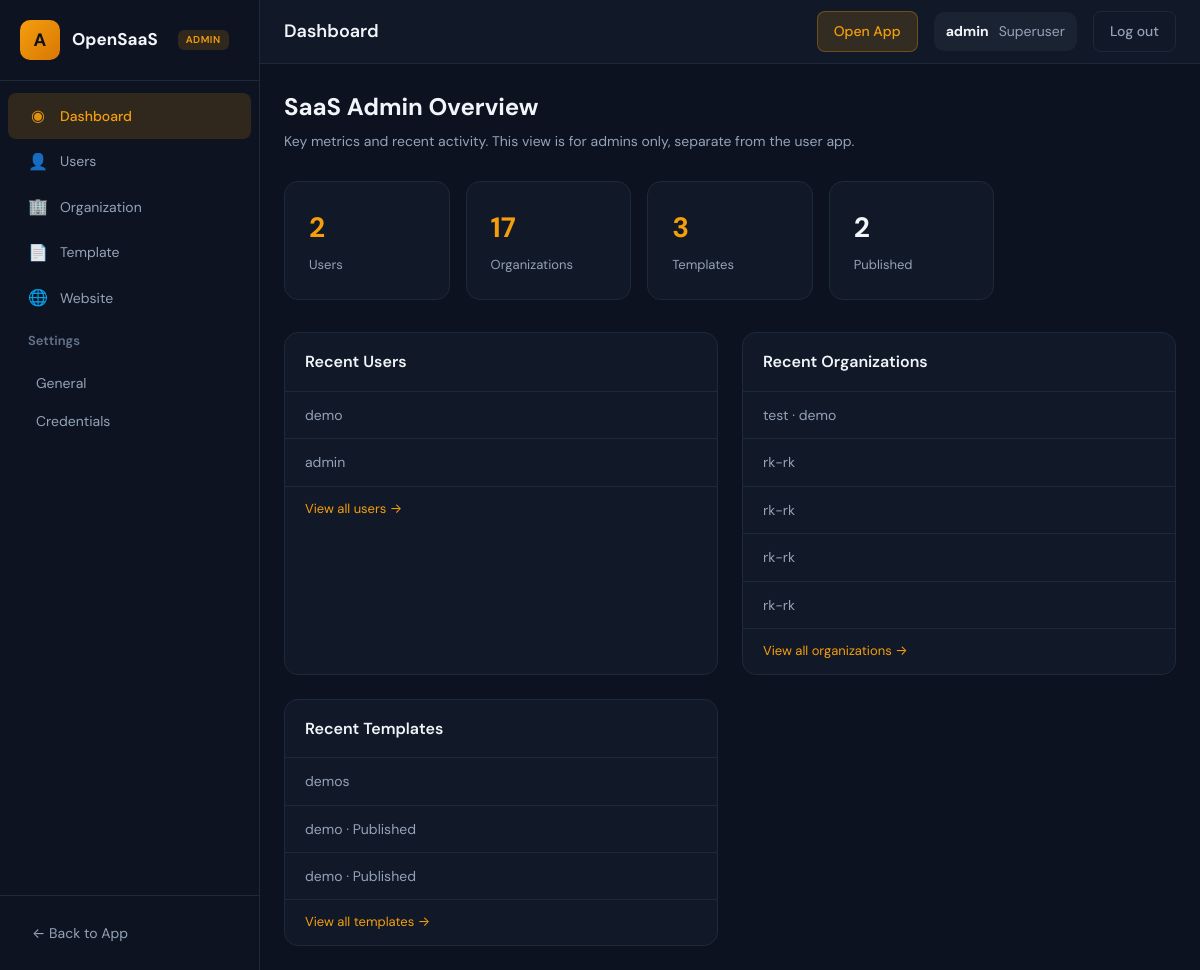
/admin_app/ (signed in), run on the app's committed database.
### organization/models.py (models this page shows, shortened)
class Organization(models.Model):
    name = models.CharField(max_length=100)
    deployment_template_id = models.ForeignKey(DeploymentTemplate, on_delete=models.SET_NULL, null=True, blank=True)
    default_domain = models.CharField(max_length=100, null=True, blank=True)
    project_id = models.ForeignKey(Project, on_delete=models.CASCADE, null=True, blank=True)
    created_by = models.ForeignKey(
        settings.AUTH_USER_MODEL,
        on_delete=models.SET_NULL,
        null=True,
        blank=True,
        related_name='created_organizations',
    )

### admin_app/models.py (models this page shows, shortened)
class DeploymentTemplate(models.Model):
    name = models.CharField(max_length=255)
    description = models.TextField()
    created_at = models.DateTimeField(auto_now_add=True)
    updated_at = models.DateTimeField(auto_now=True)
    published = models.BooleanField(default=False)
    project_id = models.ForeignKey(Project, on_delete=models.CASCADE, null=True, blank=True)
    default_domain = models.CharField(max_length=100, null=True, blank=True)
    workflow_id = models.CharField(max_length=100, null=True, blank=True)

### admin_app/views.py (the view)
# urls.py: path('', views.AdminDashboardView.as_view(), name='admin_dashboard'),
class AdminDashboardView(SuperuserRequiredMixin, LoginRequiredMixin, TemplateView):
    template_name = 'admin/dashboard.html'
    def get_context_data(self, **kwargs):
        context = super().get_context_data(**kwargs)
        context['users_count'] = User.objects.count()
        context['organizations_count'] = Organization.objects.count()
        context['templates_count'] = DeploymentTemplate.objects.count()
        context['templates_published_count'] = DeploymentTemplate.objects.filter(published=True).count()
        context['recent_users'] = User.objects.order_by('-date_joined')[:5]
        context['recent_organizations'] = Organization.objects.select_related(
            'deployment_template_id', 'created_by'
        ).order_by('-id')[:5]
        context['recent_templates'] = DeploymentTemplate.objects.order_by('-created_at')[:5]
        return context

### admin_app/views.py (called while the page is built)
    def test_func(self):
        return self.request.user.is_authenticated and self.request.user.is_superuser

### templates/admin/dashboard.html (shortened to what this page needs)
{% extends "admin_app/base.html" %}
{% load static %}
{% block navbar_title %}Dashboard{% endblock %}
{% block content %}
<div class="dashboard-header" style="margin-bottom: 28px;">
    <h1 style="font-size: 24px; font-weight: 700; color: var(--admin-text);">SaaS Admin Overview</h1>
    <p style="font-size: 14px; color: var(--admin-text-secondary); margin-top: 4px;">Key metrics and recent activity. This view is for admins only, separate from the user app.</p>
</div>
<div class="admin-stats" style="display: grid; grid-template-columns: repeat(auto-fill, minmax(160px, 1fr)); gap: 16px; margin-bottom: 32px;">
    <a href="{% url 'admin_users' %}" style="text-decoration: none;">
        <div class="stat-card" style="background: var(--admin-surface); border: 1px solid var(--admin-border); border-radius: 14px; padding: 24px;">
            <div style="font-size: 28px; font-weight: 700; color: var(--admin-accent);">{{ users_count }}</div>
            <div style="font-size: 13px; color: var(--admin-text-secondary); margin-top: 4px;">Users</div>
        </div>
    </a>
    <a href="{% url 'admin_organization_list' %}" style="text-decoration: none;">
        <div class="stat-card" style="background: var(--admin-surface); border: 1px solid var(--admin-border); border-radius: 14px; padding: 24px;">
            <div style="font-size: 28px; font-weight: 700; color: var(--admin-accent);">{{ organizations_count }}</div>
            <div style="font-size: 13px; color: var(--admin-text-secondary); margin-top: 4px;">Organizations</div>
        </div>
    </a>
    <a href="{% url 'admin_template_list' %}" style="text-decoration: none;">
        <div class="stat-card" style="background: var(--admin-surface); border: 1px solid var(--admin-border); border-radius: 14px; padding: 24px;">
            <div style="font-size: 28px; font-weight: 700; color: var(--admin-accent);">{{ templates_count }}</div>
            <div style="font-size: 13px; color: var(--admin-text-secondary); margin-top: 4px;">Templates</div>
        </div>
    </a>
    <div class="stat-card" style="background: var(--admin-surface); border: 1px solid var(--admin-border); border-radius: 14px; padding: 24px;">
        <div style="font-size: 28px; font-weight: 700; color: var(--admin-text);">{{ templates_published_count }}</div>
        <div style="font-size: 13px; color: var(--admin-text-secondary); margin-top: 4px;">Published</div>
    </div>
</div>
<div style="display: grid; grid-template-columns: repeat(auto-fill, minmax(320px, 1fr)); gap: 24px;">
    <div class="admin-panel" style="background: var(--admin-surface); border: 1px solid var(--admin-border); border-radius: 14px; overflow: hidden;">
        <div style="padding: 16px 20px; border-bottom: 1px solid var(--admin-border); font-weight: 600; color: var(--admin-text);">Recent Users</div>
        <ul style="list-style: none;">
            {% for u in recent_users %}
            <li style="border-bottom: 1px solid var(--admin-border);">
                <a href="{% url 'admin_user_detail' u.pk %}" style="display: block; padding: 12px 20px; color: var(--admin-text-secondary); text-decoration: none; font-size: 14px;">{{ u.username }}{% if u.email %} · {{ u.email }}{% endif %}</a>
            </li>
            {% empty %}
            <li style="padding: 16px 20px; color: var(--admin-text-muted); font-size: 14px;">No users yet.</li>
            {% endfor %}
        </ul>
        <a href="{% url 'admin_users' %}" style="display: block; padding: 12px 20px; font-size: 13px; color: var(--admin-accent); text-decoration: none;">View all users →</a>
    </div>
    <div class="admin-panel" style="background: var(--admin-surface); border: 1px solid var(--admin-border); border-radius: 14px; overflow: hidden;">
        <div style="padding: 16px 20px; border-bottom: 1px solid var(--admin-border); font-weight: 600; color: var(--admin-text);">Recent Organizations</div>
        <ul style="list-style: none;">
            {% for org in recent_organizations %}
            <li style="border-bottom: 1px solid var(--admin-border);">
                <a href="{% url 'admin_organization_detail' org.pk %}" style="display: block; padding: 12px 20px; color: var(--admin-text-secondary); text-decoration: none; font-size: 14px;">{{ org.name }}{% if org.created_by %} · {{ org.created_by.username }}{% endif %}</a>
            </li>
            {% empty %}
            <li style="padding: 16px 20px; color: var(--admin-text-muted); font-size: 14px;">No organizations yet.</li>
            {% endfor %}
        </ul>
        <a href="{% url 'admin_organization_list' %}" style="display: block; padding: 12px 20px; font-size: 13px; color: var(--admin-accent); text-decoration: none;">View all organizations →</a>
    </div>
    <div class="admin-panel" style="background: var(--admin-surface); border: 1px solid var(--admin-border); border-radius: 14px; overflow: hidden;">
        <div style="padding: 16px 20px; border-bottom: 1px solid var(--admin-border); font-weight: 600; color: var(--admin-text);">Recent Templates</div>
        <ul style="list-style: none;">
            {% for t in recent_templates %}
            <li style="border-bottom: 1px solid var(--admin-border);">
                <a href="{% url 'admin_template_detail' t.pk %}" style="display: block; padding: 12px 20px; color: var(--admin-text-secondary); text-decoration: none; font-size: 14px;">{{ t.name }}{% if t.published %} · Published{% endif %}</a>
            </li>
            {% empty %}
            <li style="padding: 16px 20px; color: var(--admin-text-muted); font-size: 14px;">No templates yet.</li>
            {% endfor %}
        </ul>
        <a href="{% url 'admin_template_list' %}" style="display: block; padding: 12px 20px; font-size: 13px; color: var(--admin-accent); text-decoration: none;">View all templates →</a>
    </div>
</div>
{% endblock %}

### templates/admin_app/base.html (shortened to what this page needs)
{% load static %}
<!DOCTYPE html>
<html lang="en">
<head>
</head>
<body>
    <aside class="admin-sidebar">
        <div class="sidebar-header">
            <a href="{% url 'admin_dashboard' %}" class="sidebar-brand">
                <span class="sidebar-logo">A</span>
                <span class="sidebar-brand-text">OpenSaaS</span>
                <span class="sidebar-badge">Admin</span>
            </a>
        </div>
        <nav class="sidebar-nav">
            <a href="{% url 'admin_dashboard' %}" class="menu-item {% if request.resolver_match.url_name == 'admin_dashboard' %}active{% endif %}">
                <span class="menu-item-icon">◉</span>
                <span>Dashboard</span>
            </a>
            <a href="{% url 'admin_users' %}" class="menu-item {% if request.resolver_match.url_name == 'admin_users' or request.resolver_match.url_name == 'admin_user_detail' %}active{% endif %}">
                <span class="menu-item-icon">👤</span>
                <span>Users</span>
            </a>
            <a href="{% url 'admin_organization_list' %}" class="menu-item {% if request.resolver_match.url_name == 'admin_organization_list' or request.resolver_match.url_name == 'admin_organization_detail' %}active{% endif %}">
                <span class="menu-item-icon">🏢</span>
                <span>Organization</span>
            </a>
            <a href="{% url 'admin_template_list' %}" class="menu-item ">
                <span class="menu-item-icon">📄</span>
                <span>Template</span>
            </a>
            <a href="{% url 'admin_website_list' %}" class="menu-item ">
                <span class="menu-item-icon">🌐</span>
                <span>Website</span>
            </a>
            <div class="menu-group">
                <div class="menu-group-title">Settings</div>
                <div class="menu-group-content">
                    <a href="{% url 'admin_settings_general' %}" class="menu-group-item {% if request.resolver_match.url_name == 'admin_settings_general' %}active{% endif %}">General</a>
                    <a href="{% url 'admin_credentials' %}" class="menu-group-item {% if request.resolver_match.url_name == 'admin_credentials' %}active{% endif %}">Credentials</a>
                </div>
            </div>
        </nav>
        <div class="sidebar-footer">
            <a href="{% url 'list_organization' %}">← Back to App</a>
        </div>
    </aside>
    <main class="admin-main">
        <header class="admin-navbar">
            <div class="admin-navbar-left">
                <span class="admin-navbar-title">{% block navbar_title %}Admin Dashboard{% endblock %}</span>
            </div>
            <div class="admin-navbar-right">
                <a href="{% url 'list_organization' %}" class="btn-app">Open App</a>
                <div class="admin-user">
                    <strong>{{ request.user.get_username }}</strong>
                    <span>Superuser</span>
                </div>
                <a href="{% url 'superuser_logout' %}" class="btn-out">Log out</a>
            </div>
        </header>
        <div class="admin-content">
            {% block content %}{% endblock %}
        </div>
    </main>
</body>
</html>

### templates/admin_app/base.html (style rules this page uses)
* { margin: 0; padding: 0; box-sizing: border-box; }
:root { --admin-bg: #0c1220; --admin-surface: #111827; --admin-surface-hover: #1a2332; --admin-sidebar: #0d1321; --admin-border: #1e293b; --admin-accent: #f59e0b; --admin-accent-hover: #fbbf24; --admin-accent-muted: rgba(245, 158, 11, 0.15); --admin-text: #f1f5f9; --admin-text-secondary: #94a3b8; --admin-text-muted: #64748b; --admin-danger: #ef4444; --sidebar-width: 260px; }
body { font-family: 'DM Sans', -apple-system, BlinkMacSystemFont, sans-serif; background: var(--admin-bg); color: var(--admin-text); line-height: 1.6; min-height: 100vh; display: flex; }
.admin-sidebar { width: var(--sidebar-width); min-height: 100vh; background: var(--admin-sidebar); border-right: 1px solid var(--admin-border); display: flex; flex-direction: column; flex-shrink: 0; }
.sidebar-header { padding: 20px; border-bottom: 1px solid var(--admin-border); }
.sidebar-brand { display: flex; align-items: center; gap: 12px; text-decoration: none; color: inherit; }
.sidebar-logo { width: 40px; height: 40px; background: linear-gradient(135deg, var(--admin-accent), #d97706); border-radius: 10px; display: flex; align-items: center; justify-content: center; font-weight: 700; font-size: 18px; color: #0c1220; }
.sidebar-brand-text { font-weight: 700; font-size: 17px; color: var(--admin-text); }
.sidebar-badge { display: inline-block; margin-left: 8px; padding: 2px 8px; background: var(--admin-accent-muted); color: var(--admin-accent); font-size: 10px; font-weight: 600; text-transform: uppercase; letter-spacing: 0.05em; border-radius: 6px; }
.sidebar-nav { flex: 1; padding: 12px 0; overflow-y: auto; }
.menu-item { display: flex; align-items: center; gap: 12px; padding: 10px 20px; font-size: 14px; color: var(--admin-text-secondary); text-decoration: none; border-radius: 0; margin: 0 8px; border-radius: 8px; transition: background 0.2s, color 0.2s; }
.menu-item.active { background: var(--admin-accent-muted); color: var(--admin-accent); font-weight: 500; }
.menu-item-icon { width: 20px; text-align: center; font-size: 16px; opacity: 0.9; }
.menu-group { margin-bottom: 4px; }
.menu-group-title { padding: 10px 20px; font-size: 13px; font-weight: 600; color: var(--admin-text-muted); margin: 0 8px; border-radius: 8px; }
.menu-group-content { padding: 2px 8px 8px 20px; }
.menu-group-item { display: block; padding: 8px 16px; font-size: 14px; color: var(--admin-text-secondary); text-decoration: none; border-radius: 8px; transition: background 0.2s, color 0.2s; }
.sidebar-footer { padding: 16px 20px; border-top: 1px solid var(--admin-border); }
.sidebar-footer a { display: flex; align-items: center; gap: 10px; padding: 10px 12px; color: var(--admin-text-secondary); text-decoration: none; font-size: 14px; border-radius: 8px; transition: background 0.2s, color 0.2s; }
.admin-main { flex: 1; display: flex; flex-direction: column; min-width: 0; }
.admin-navbar { height: 64px; background: var(--admin-surface); border-bottom: 1px solid var(--admin-border); display: flex; align-items: center; justify-content: space-between; padding: 0 24px; flex-shrink: 0; }
.admin-navbar-left { display: flex; align-items: center; gap: 16px; }
.admin-navbar-title { font-size: 18px; font-weight: 600; color: var(--admin-text); }
.admin-navbar-right { display: flex; align-items: center; gap: 16px; }
.admin-user { display: flex; align-items: center; gap: 10px; padding: 8px 12px; background: var(--admin-surface-hover); border-radius: 10px; font-size: 14px; color: var(--admin-text-secondary); }
.admin-user strong { color: var(--admin-text); }
.admin-navbar .btn-out { padding: 8px 16px; font-size: 14px; font-weight: 500; color: var(--admin-text-secondary); background: transparent; border: 1px solid var(--admin-border); border-radius: 8px; text-decoration: none; cursor: pointer; transition: all 0.2s; font-family: inherit; }
.admin-navbar .btn-app { padding: 8px 16px; font-size: 14px; font-weight: 500; color: var(--admin-accent); background: var(--admin-accent-muted); border: 1px solid rgba(245, 158, 11, 0.3); border-radius: 8px; text-decoration: none; transition: all 0.2s; }
.admin-content { flex: 1; padding: 24px; overflow-y: auto; }

### data on the page
Organization: name "test", created_by.username "demo"
Organization: name "rk-rk"
Organization: name "rk-rk"
Organization: name "rk-rk"
Organization: name "rk-rk"
DeploymentTemplate: name "demos"
DeploymentTemplate: name "demo", published "· Published"
DeploymentTemplate: name "demo", published "· Published"

### other printed values
{{ request.user.get_username }} "admin"
{{ users_count }} "2"
{{ organizations_count }} "17"
{{ templates_count }} "3"
{{ templates_published_count }} "2"
{{ u.username }} "demo"
{{ u.username }} "admin"
